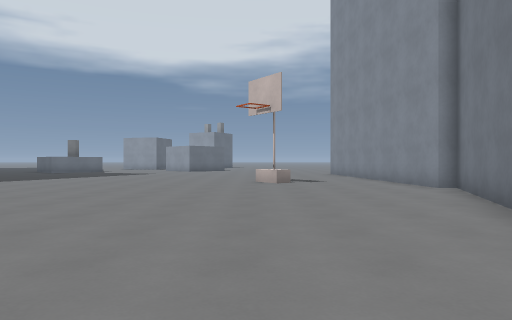
View 1 (above)

21 first-person views from a walk through a Godot game level. The camera is 1.3 m above the floor, looks level and sees 70° across. The floor is counted in squares, 2 m on a side. Each view is taken from the middle of a square. On the plan, view 1 faces up. The plan holds only what a view shows up to about 11 squares ahead; the rest is blank. The place goes on beyond the plan. Surface patterns are stand-ins for the level's own textures.

View 2
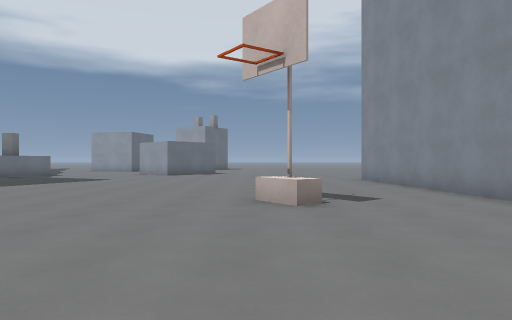

View 3
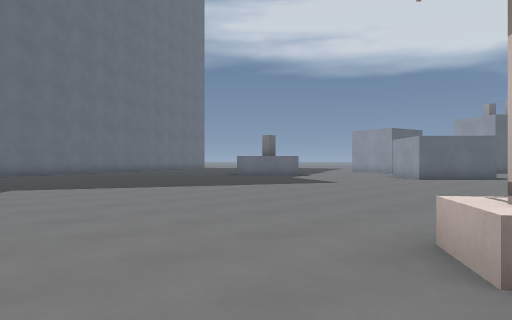

View 4
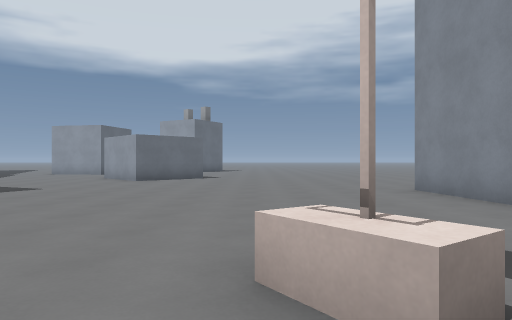

View 5
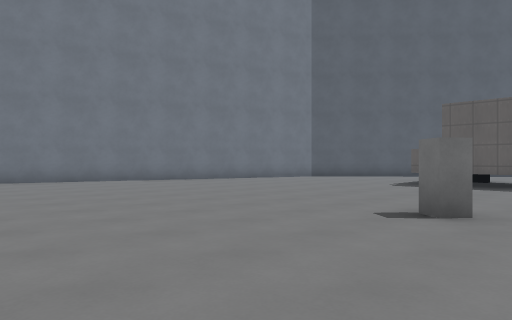

View 6
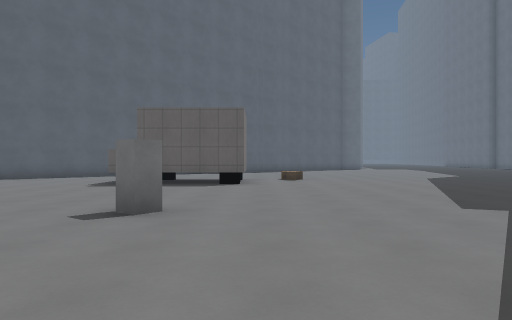

View 7
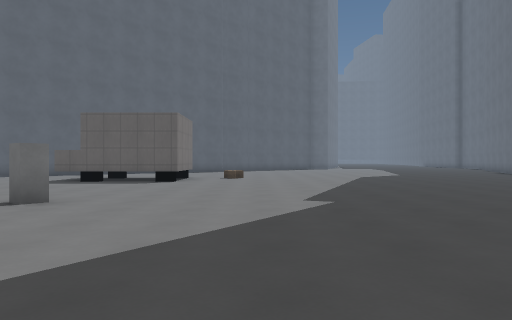

View 8
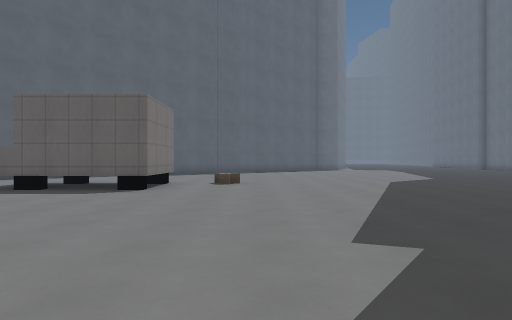

View 9
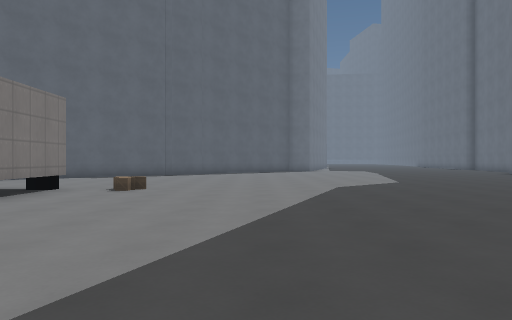

View 10
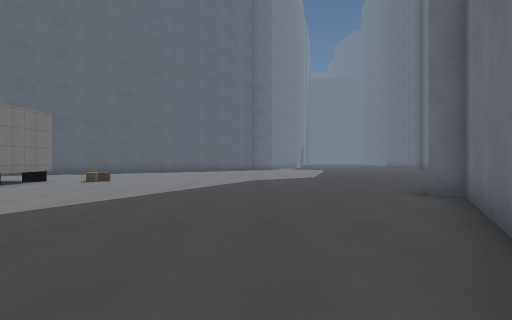

View 11
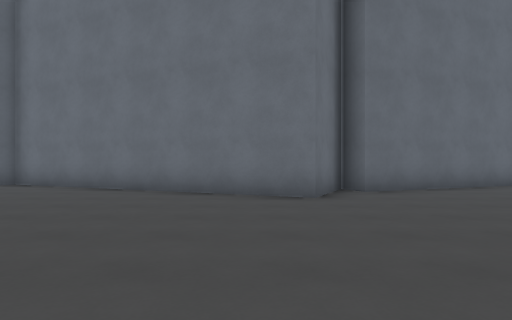

View 12
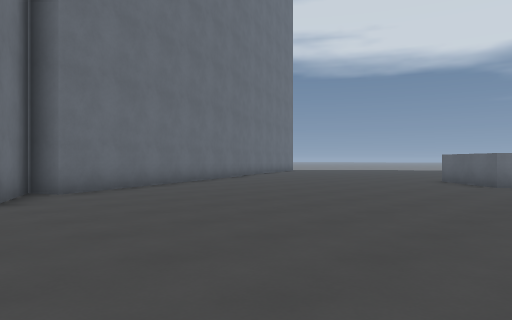

View 13
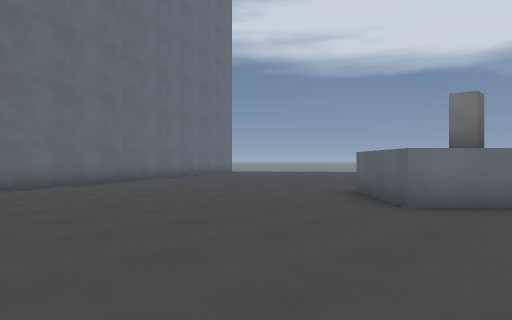

View 14
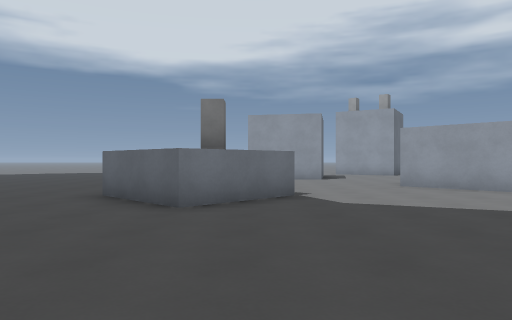

View 15
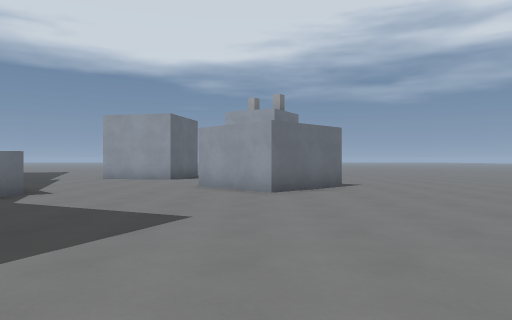

View 16
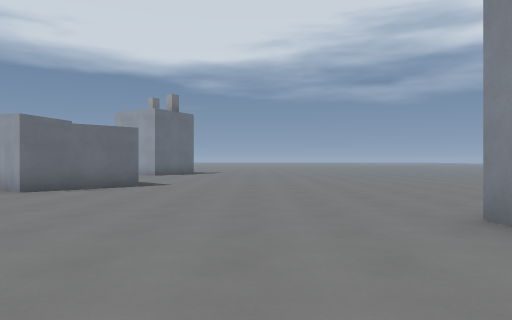

View 17
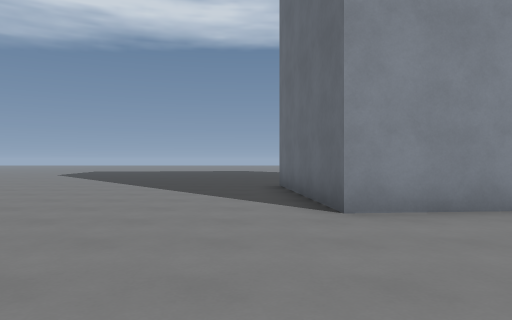

View 18
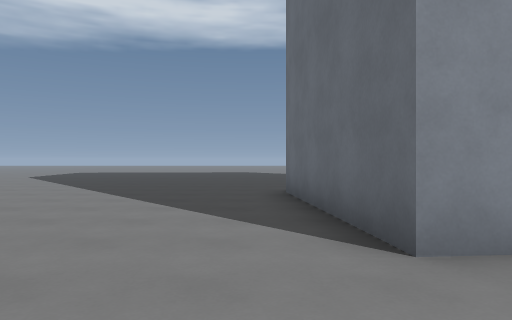

View 19
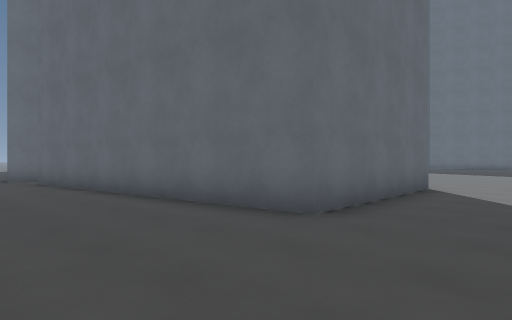

View 20
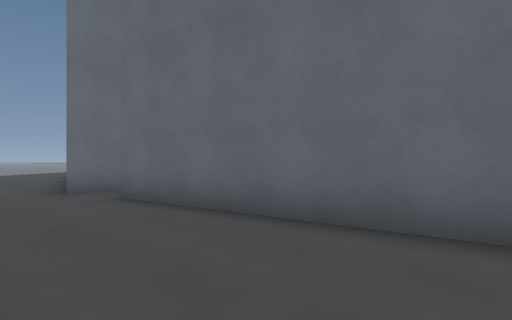

View 21
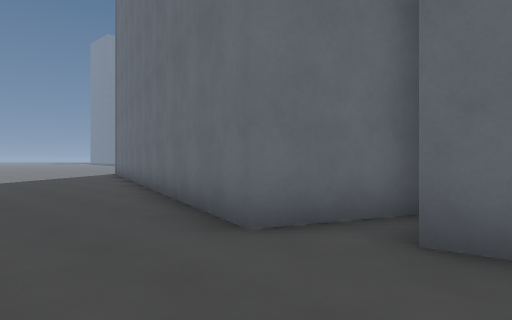

### Floor plan
Points are (right, up) in squares from view 1. A wall is a line through its corners. A room is listed if a view was taken in it or the views show most of it. See-through windows are left out.
Room 1 (views 1, 2, 3, 4, 5, 6, 7, 8, 9, 10, 11, 12, 13, 14, 15, 16, 17, 18, 19, 20, 21)
walls: (3.3, 4.7) (4.7, 8.5) (4.2, 8.5) (3.4, 16.9) (8.4, 17.4) (9.2, 8.9); (-8.2, 19.8) (-10, 18) (-11.8, 19.8); (7.5, 8.3) (9.6, 7.5) (6.9, -0.3); (-1.9, 22) (-3.7, 20.3) (-5.4, 22.1); (-18.7, 17.9) (-15.4, 10.2) (-16.2, 9.9) (-14.3, 9) (-17.7, 1.6) (-17.1, 1.2)
objects: box (-9, -3); truck (-7, -3) to (-4, -1); other object (-7, 4); truck (-5, -3); basket (0, 10) to (1, 11)

Where each view was taken, in squares from view 1:
view 1: 0 up, 0 right, facing up
view 2: 5 up, 0 right, facing up
view 3: 8 up, 1 right, facing up-left
view 4: 9 up, 0 right, facing up
view 5: 9 up, 8 left, facing down-right
view 6: 9 up, 8 left, facing down
view 7: 10 up, 10 left, facing down
view 8: 7 up, 10 left, facing down
view 9: 5 up, 12 left, facing down
view 10: 8 up, 14 left, facing down
view 11: 8 up, 8 left, facing left
view 12: 8 up, 8 left, facing up-left
view 13: 13 up, 8 left, facing up-left
view 14: 13 up, 9 left, facing up
view 15: 13 up, 4 left, facing up
view 16: 13 up, 1 right, facing up
view 17: 18 up, 1 left, facing right
view 18: 18 up, 1 right, facing right
view 19: 20 up, 12 right, facing down-left
view 20: 15 up, 12 right, facing down-left
view 21: 10 up, 12 right, facing down-left
